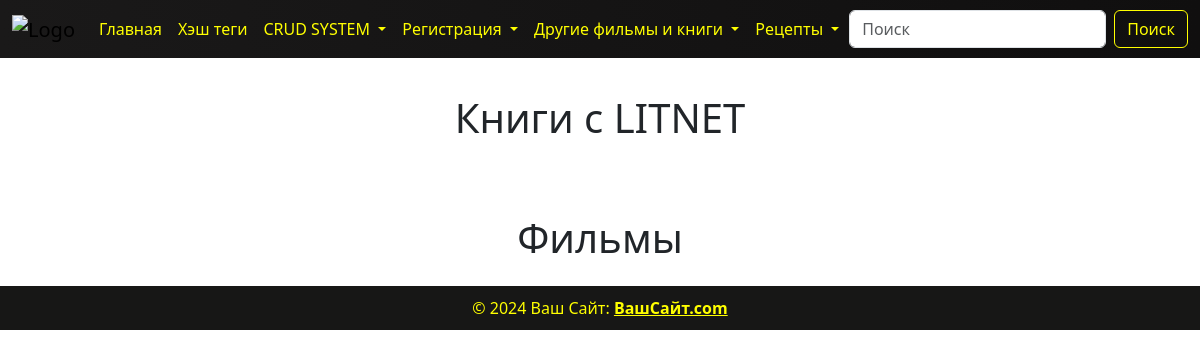
/litnet_list/, run on an earlier commit of the app's database.
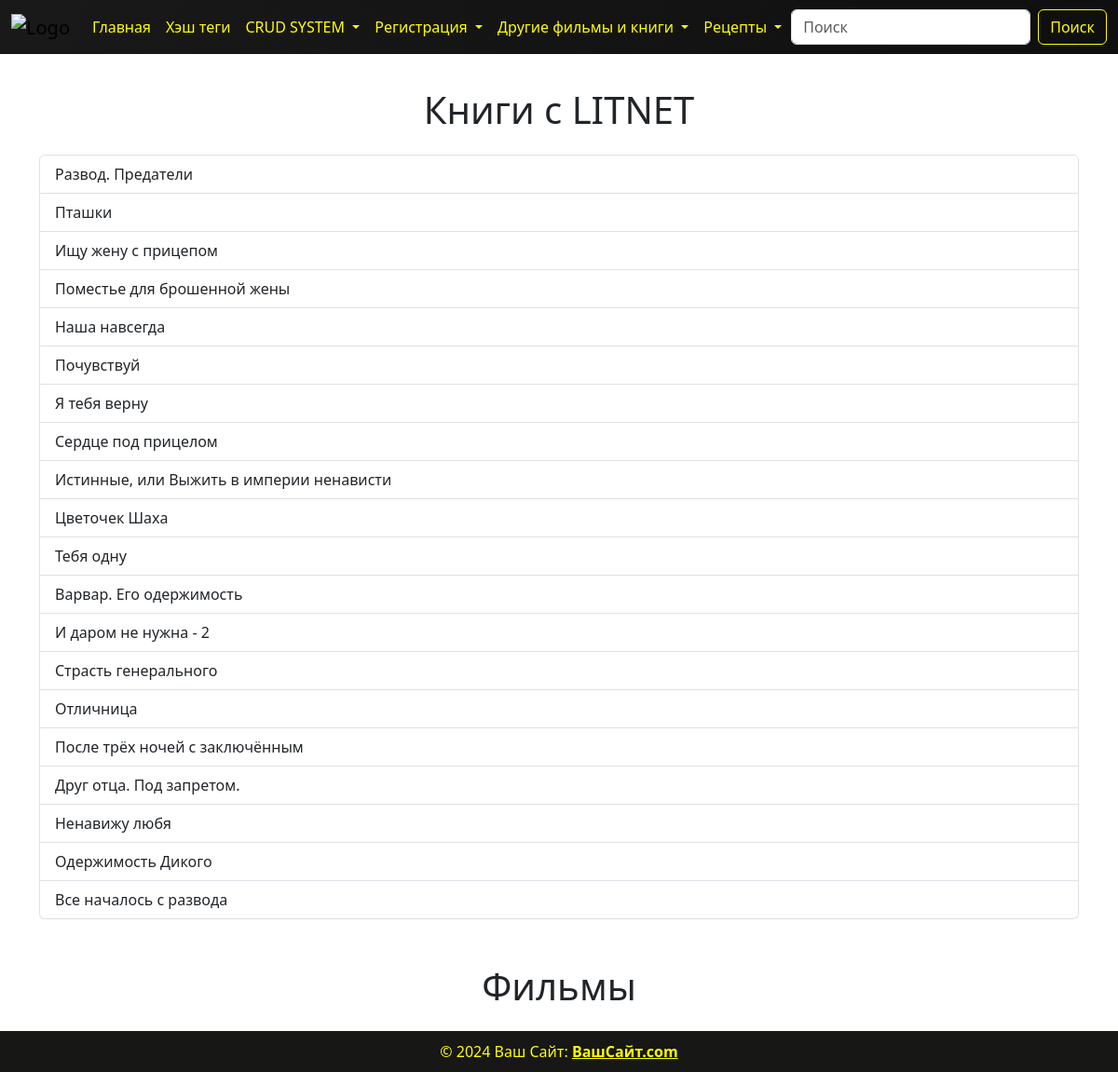
And on a later commit of the database.
### parser_app/models.py (models this page shows, shortened)
class LitnetBooksModel(models.Model):
    title = models.CharField(max_length=500)

### parser_app/views.py (the view)
# urls.py: path("litnet_list/", views.LitnetBookListView.as_view(), name="litnet_list"),
class LitnetBookListView(generic.ListView):
    template_name = 'parser/litnet_book_list.html'
    context_object_name = 'litnet'
    model = models.LitnetBooksModel
    def get_queryset(self):
        return models.LitnetBooksModel.objects.all()

### templates/parser/litnet_book_list.html (shortened to what this page needs)
{% load static %}
<!DOCTYPE html>
<html lang="en">
<head>
    <link href="https://cdn.jsdelivr.net/npm/bootstrap@5.3.3/dist/css/bootstrap.min.css" rel="stylesheet"
>
    <link rel="stylesheet" href="{% static 'css/book.css'%}">
</head>
<body>
 {% include 'components/header.html' %}
<div class="container mt-4">
    <h1 class="text-center mb-4">Книги с LITNET</h1>
    <ul class="list-group mb-5">
        {% for i in litnet %}
        <li class="list-group-item">
            <p class="mb-0">{{ i.title }}</p>
        </li>
        {% endfor %}
    </ul>
    <h1 class="text-center mb-4">Фильмы</h1>
</div>
 {% include 'components/footer.html' %}
</body>
</html>

What changed in the data, as far as the page shows it:
added LitnetBooksModel: title "Развод. Предатели"
added LitnetBooksModel: title "Пташки"
added LitnetBooksModel: title "Ищу жену с прицепом"
added LitnetBooksModel: title "Поместье для брошенной жены"
added LitnetBooksModel: title "Наша навсегда"
added LitnetBooksModel: title "Почувствуй"
added LitnetBooksModel: title "Я тебя верну"
added LitnetBooksModel: title "Сердце под прицелом"
added LitnetBooksModel: title "Истинные, или Выжить в империи ненависти"
added LitnetBooksModel: title "Цветочек Шаха"
added LitnetBooksModel: title "Тебя одну"
added LitnetBooksModel: title "Варвар. Его одержимость"
added LitnetBooksModel: title "И даром не нужна - 2"
added LitnetBooksModel: title "Страсть генерального"
added LitnetBooksModel: title "Отличница"
added LitnetBooksModel: title "После трёх ночей с заключённым"
added LitnetBooksModel: title "Друг отца. Под запретом."
added LitnetBooksModel: title "Ненавижу любя"
added LitnetBooksModel: title "Одержимость Дикого"
added LitnetBooksModel: title "Все началось с развода"
